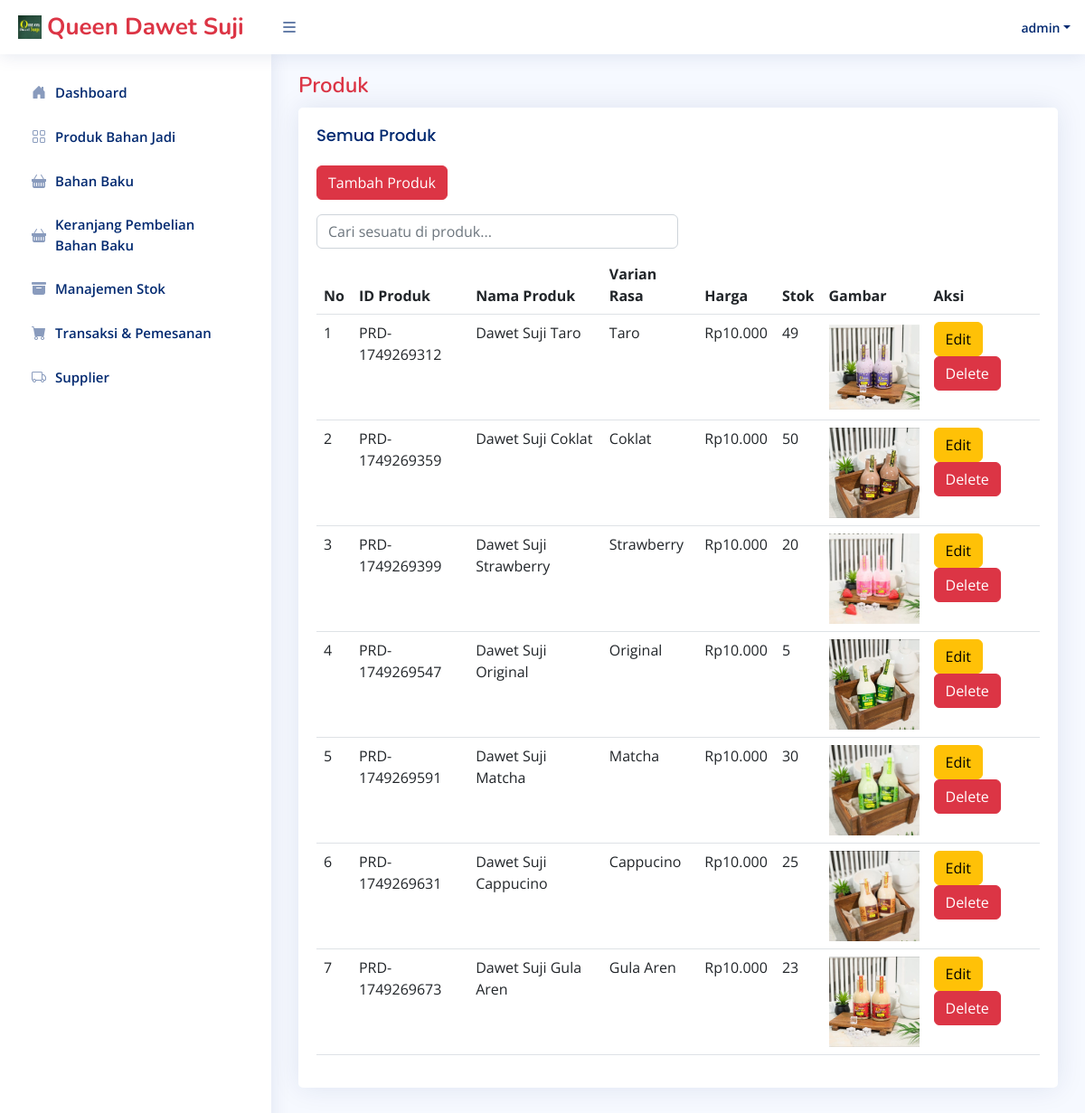
Page /Admin/produkAdmin.php (signed in) on the committed database.
### tables this page shows
CREATE TABLE `produkjadi` (
  `idProduk` varchar(50) NOT NULL,
  `namaProduk` varchar(100) NOT NULL,
  `varianRasa` varchar(100) NOT NULL,
  `hargaProduk` int NOT NULL,
  `stokProduk` int NOT NULL,
  `gambarProduk` varchar(255) NOT NULL,
  `deskripsiProduk` text NOT NULL
);

### connect.php (called while the page is built, shortened)
<?php
$connect = mysqli_connect("localhost", "root", "", "onlineshop");
function query($query){
    global $connect;
    $result = mysqli_query($connect, $query);
    $rows = [];
    while ($row = mysqli_fetch_assoc($result)){
        $rows[] = $row;
    }
    return $rows;
}
?>

### Admin/produkAdmin.php (the view, shortened to what this page needs)
<?php
require 'template/headerAdmin.php';
require 'template/sidebarAdmin.php';
$allProduk = query("SELECT * FROM produkJadi");
?>
<main id="main" class="main">
    <div class="pagetitle">
        <h1 class="text-danger">Produk</h1>
    </div>
    <section class="section">
        <div class="row">
            <div class="">
                <div class="card">
                    <div class="card-body">
                        <h5 class="card-title">Semua Produk</h5>
                        <a href="tambahProduk.php" class="btn btn-danger mb-2">Tambah Produk</a><br>
                        <div class="col-md-6 mt-2 mb-2">
                            <input type="text" placeholder="Cari sesuatu di produk..." class="form-control" id="searchingTable">
                        </div>
                        <table class="table">
                            <thead>
                                <tr>
                                    <th scope="col">No</th>
                                    <th scope="col">ID Produk</th>
                                    <th scope="col">Nama Produk</th>
                                    <th scope="col">Varian Rasa</th>
                                    <th scope="col">Harga</th>
                                    <th scope="col">Stok</th>
                                    <th scope="col">Gambar</th>
                                    <th scope="col">Aksi</th>
                                </tr>
                            </thead>
                            <tbody>
                                <?php $i = 1; ?>
                                <?php foreach($allProduk as $produk): ?>
                                    <tr>
                                        <td><?= $i; ?></td>
                                        <td><?= $produk["idProduk"]; ?></td>
                                        <td><?= $produk["namaProduk"]; ?></td>
                                        <td><?= $produk["varianRasa"]; ?></td>
                                        <td>Rp<?= number_format($produk["hargaProduk"], 0, ',', '.'); ?></td>
                                        <td><?= $produk["stokProduk"]; ?></td>
                                        <td><img src="../img/<?= $produk["gambarProduk"]; ?>" width="100px"></td>
                                        <td>
                                            <a href="editProduk.php?id=<?= $produk["idProduk"]; ?>" class="btn btn-warning">Edit</a>
                                            <a href="deleteProduk.php?id=<?= $produk["idProduk"]; ?>" class="btn btn-danger" onclick="return confirm('Yakin ingin menghapus produk <?= $produk["namaProduk"]; ?>?');">Delete</a>
                                        </td>
                                    </tr>
                                    <?php $i++; ?>
                                <?php endforeach; ?>
                            </tbody>
                        </table>
                    </div>
                </div>
            </div>
        </div>
    </section>
</main>

### assets/css/style.css (style rules this page uses)
:root { scroll-behavior: smooth; }
body { font-family: "Open Sans", sans-serif; background: #f6f9ff; color: #444444; }
a { color: #4154f1; text-decoration: none; }
h1, h2, h3, h4, h5, h6 { font-family: "Nunito", sans-serif; }
#main { margin-top: 60px; padding: 20px 30px; transition: all 0.3s; }
.pagetitle { margin-bottom: 10px; }
.pagetitle h1 { font-size: 24px; margin-bottom: 0; font-weight: 600; color: #012970; }
.card { margin-bottom: 30px; border: none; border-radius: 5px; box-shadow: 0px 0 30px rgba(1, 41, 112, 0.1); }
.card-title { padding: 20px 0 15px 0; font-size: 18px; font-weight: 500; color: #012970; font-family: "Poppins", sans-serif; }
.card-body { padding: 0 20px 20px 20px; }
@media (min-width: 1200px) { #main, #footer { margin-left: 300px; } }

### rows in the picture
produkjadi: idProduk "PRD-1749269312", namaProduk "Dawet Suji Taro", varianRasa "Taro", hargaProduk "10.000", stokProduk "49", gambarProduk (picture)
produkjadi: idProduk "PRD-1749269359", namaProduk "Dawet Suji Coklat", varianRasa "Coklat", hargaProduk "10.000", stokProduk "50", gambarProduk (picture)
produkjadi: idProduk "PRD-1749269399", namaProduk "Dawet Suji Strawberry", varianRasa "Strawberry", hargaProduk "10.000", stokProduk "20", gambarProduk (picture)
produkjadi: idProduk "PRD-1749269547", namaProduk "Dawet Suji Original", varianRasa "Original", hargaProduk "10.000", stokProduk "5", gambarProduk (picture)
produkjadi: idProduk "PRD-1749269591", namaProduk "Dawet Suji Matcha", varianRasa "Matcha", hargaProduk "10.000", stokProduk "30", gambarProduk (picture)
produkjadi: idProduk "PRD-1749269631", namaProduk "Dawet Suji Cappucino", varianRasa "Cappucino", hargaProduk "10.000", stokProduk "25", gambarProduk (picture)
produkjadi: idProduk "PRD-1749269673", namaProduk "Dawet Suji Gula Aren", varianRasa "Gula Aren", hargaProduk "10.000", stokProduk "23", gambarProduk (picture)

### other values in the picture
$userLogin "admin"
